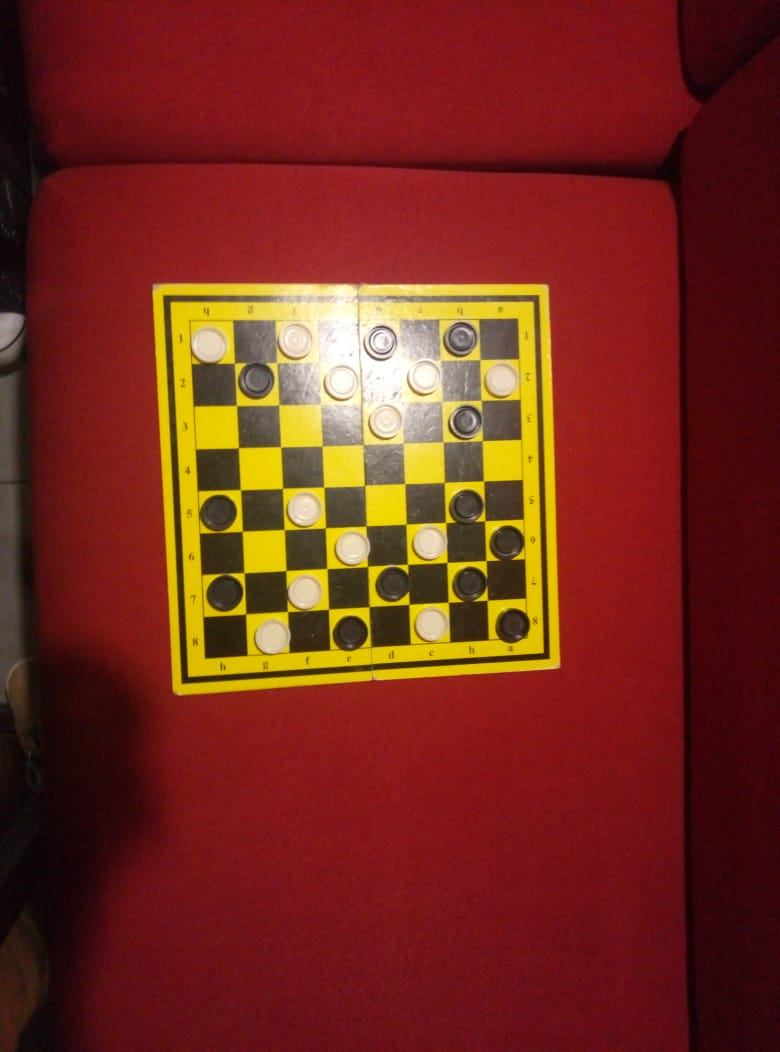
//> input picture ProjectABTO/ProjectABTO/Images/pr13.jpg, 780 x 1052 px
$ ./Source   (built with g++ and OpenCV 4)
//> lines starting //> are read from the running program, lines starting //| are printed output that depends on the picture; after the words box and inside, x2 and y2 are one past the last pixel; in counts of white or black regions, pixels touching at a corner belong together
#include <iostream>
#include <string>

#include <opencv2/core.hpp>
#include <opencv2/highgui.hpp>
#include <opencv2/imgproc.hpp>

#include "opencv2/imgproc.hpp"
#include "opencv2/highgui.hpp"
#include "opencv2/xfeatures2d.hpp"
#include "opencv2/features2d.hpp"
#include "opencv2/calib3d.hpp"

const std::string ImageFolder = "./Images/";

using namespace std;

//function to detect inner corners of chessboard
// [33 lines left out: functions findAndDrawCorners, SubLightnessColored, EqualizeHistColored, not called in this run]

//Draw and count circles on the picture
int DrawAndCountCircles(cv::Mat& img,vector<cv::Vec3f> circles)
{
	cv::Mat mask(img.size().height, img.size().width, CV_8UC1, cv::Scalar::all(0));
	cv::Mat mask2;
	for (size_t i = 0; i < circles.size(); i++)
	{
		cv::Vec3i c = circles[i];
		cv::Point center = cv::Point(c[0], c[1]);
		int radius = c[2];
		cv::circle(img, center, radius, cv::Scalar(255, 0, 255), 3, cv::LINE_AA);
		cv::circle(mask, center, radius, cv::Scalar(255, 255, 255), -1, cv::FILLED);
	}
	return cv::connectedComponents(mask, mask2);
}

//function to find contour with the biggest area
vector<cv::Point> FindContour(cv::Mat img)
{
	cv::Mat mask = img.clone();
	cv::cvtColor(mask, mask, CV_BGR2GRAY);

	cv::Canny(mask, mask, 100, 150, 3, false);
	cv::GaussianBlur(mask, mask, cv::Size(5, 5), 0);
	cv::equalizeHist(mask, mask);

	vector<std::vector<cv::Point>> contours;
	vector<cv::Vec4i> hierarchy;
	cv::findContours(mask, contours, hierarchy, cv::RetrievalModes::RETR_EXTERNAL, cv::CHAIN_APPROX_SIMPLE, cv::Point(0, 0));
	int ind = 0;
	for (int i = 0; i < contours.size(); i++)
	{
		if (cv::contourArea(contours[i]) > cv::contourArea(contours[ind]))
		{
			ind = i;
		}
		else { continue; }
	}
	return contours[ind];
}

//find rectangle contour of board method#1
vector<cv::Point> RectcontourApprox(vector<cv::Point> contour)
{
	cv::approxPolyDP(contour, contour, cv::arcLength(contour, true) / 15, true);
	return contour;
}

//find rectangle contour of board method#2
vector<cv::Point> RectcontourElipse(vector<cv::Point> contour)
{
	cv::Point2f box[4];
	cv::RotatedRect elips = cv::minAreaRect(contour);
	elips.points(box); // you can also use boundingRect() but it is not good
	vector<cv::Point> vec;
	for (int i = 0; i < 4; i++)
	{
		vec.push_back(box[i]);
	}
	return vec;
}

//Draw a lines from the points
void DrawLines(vector<cv::Point> vec, cv::Mat& img, cv::Scalar color)
{
	for (int i = 0; i < vec.size(); i++)
	{
		cv::line(img, vec[i], vec[(i + 1) % 4], color, 1, cv::LINE_AA);
	}
}

//Find and return circles detected on the image
vector<cv::Vec3f> FindCircles(cv::Mat& img)
{
	vector<cv::Vec3f> circles;
	cv::Mat mask;
	cv::cvtColor(img, mask, CV_BGR2GRAY);

	//cv::Canny(mask, mask, 50, 120, 3, false);

	cv::Mat SobelX;
	cv::Mat SobelY;
	cv::Scharr(mask, SobelX, -1, 1, 0);
	cv::Scharr(mask, SobelY, -1, 0, 1);
	mask = 0.5*SobelX + 0.5*SobelY;


	cv::GaussianBlur(mask, mask, cv::Size(3, 3), 0);
	cv::morphologyEx(mask, mask, cv::MORPH_CLOSE, cv::getStructuringElement(cv::MORPH_RECT,cv::Size(4,4)));

	cv::HoughCircles(mask, circles, CV_HOUGH_GRADIENT, 1, mask.rows / 10, 150, 20, 15, 27);

	return circles;
}

// Uses homography to transform board into rectangle
cv::Mat GetTransformed(vector<cv::Point> rect, cv::Mat& img)
{
	vector<cv::Point> square;
	square.push_back(cv::Point(0, 0));
	square.push_back(cv::Point((float)std::max(norm(rect[0] - rect[1]), norm(rect[2] - rect[3])), 0));
	square.push_back(cv::Point((float)std::max(norm(rect[0] - rect[1]), norm(rect[2] - rect[3])),
		(float)std::max(norm(rect[1] - rect[2]), norm(rect[3] - rect[0]))));
	square.push_back(cv::Point(0, (float)std::max(norm(rect[1] - rect[2]), norm(rect[3] - rect[0]))));

	cv::Mat transform = cv::findHomography(rect, square);
	cv::Mat res(cv::Size((int)square[1].x, (int)square[2].y), CV_8UC3);

	cv::warpPerspective(img, res, transform, res.size());
	cv::resize(res, res, cv::Size(440, 440));
	return res;
}

//Function to check if a checker stays on a board
bool isInRect(cv::Vec4i rect, cv::Point center)
{
	bool res = false;
	if ((rect[0] < center.x )&&( center.x < rect[1]) && (rect[2] < center.y)&&(center.y < rect[3]))
	{
		res = true;
	}
	return res;
}

//Draw board based on the image
void createMatBoard(cv::Mat img,cv::Mat& board, vector<cv::Vec3f> circles)
{
	int height = img.size().height;
	int width = img.size().width;
	int xstep = width / 8;
	int ystep = height / 8;

	cv::Vec4i rect(0,0,0,0);

	float t;

	for (int i = 0; i < 8; i++)
	{
		for (int j = 0; j < 8; j++)
		{
			rect[0] = i*xstep;
			rect[1] = (i+1)*xstep;
			rect[2] = j*ystep;
			rect[3] = (j+1)*ystep;
			for (int c = 0; c < circles.size(); c++)
			{
				if (isInRect(rect, cv::Point(circles[c][0], circles[c][1])))
				{
					t = img.at<cv::Vec3b>(cv::Point(circles[c][0], circles[c][1])).val[0];
					if (t > 150)
					{
						board.at<uchar>(cv::Point(i, j)) = 100;
					}
					else
					{
						board.at<uchar>(cv::Point(i, j)) = 40;
					}
				}
			}
		}
	}
}

void main(int, void*)
{
	cv::Mat chess = cv::imread(ImageFolder + "pr13.jpg"); // + 3,4,5,6,8,9,10,11,13
//> chess is the input picture: 1052 rows x 780 cols, CV_8UC3; mean B, G, R 28.9, 43.3, 118
	cv::Mat chesscontour = chess.clone();
	cv::Mat chesstransformed = chess.clone();
	int count;

	vector<cv::Point> contour = FindContour(chesscontour);
//> in FindContour, `cv::equalizeHist(mask, mask);`:
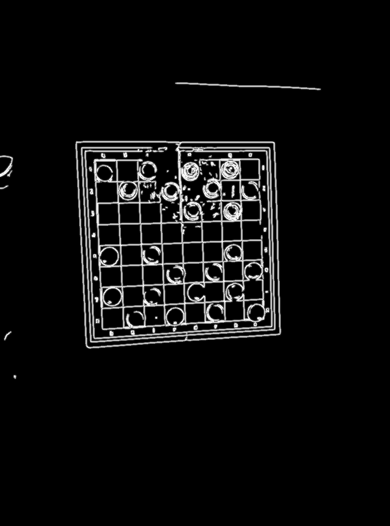
//> mask: 1052 rows x 780 cols, CV_8UC1 (shown at 1/2 size); min 0, max 255, mean 13
//> in FindContour, `cv::findContours(mask, contours, hierarchy, cv::RetrievalModes::RETR_E..`: contours = 6 contours; box (x1, y1, x2, y2) and area: (150, 281, 563, 698) 159304, (349, 164, 643, 181) 1220, (0, 310, 27, 355) 568, (7, 661, 24, 682) 137, (0, 369, 18, 379) 89, (26, 749, 34, 759) 56
//> the loop in FindContour, `for (int i = 0; i < contours.size(); i++)` made 6 passes
//> after the loop in FindContour, `for (int i = 0; i < contours.size(); i++)`: ind = 4
//> contour = contour of 139 points, box (x1, y1, x2, y2) (150, 281, 563, 698), area 159304
	vector<cv::Point> rect1 = RectcontourApprox(contour);
//> in RectcontourApprox, `cv::approxPolyDP(contour, contour, cv::arcLength(contour, true) / 15, ..`: contour = 4 Points (x, y): [151, 281], [173, 696], [561, 670], [550, 283]
//> rect1 has the same summary as contour in RectcontourApprox
	vector<cv::Point> rect2 = RectcontourElipse(contour);
//> in RectcontourElipse, `cv::RotatedRect elips = cv::minAreaRect(contour);`: elips = centre (359.2, 479.7), size (400.6, 417.2), angle -2.8
//> in RectcontourElipse, `elips.points(box);`: box = 4 Points (x, y): [169.3, 697.8], [149, 281.1], [549.1, 261.6], [569.5, 678.2]
//> rect2 = 4 Points (x, y): [169, 698], [149, 281], [549, 262], [569, 678]
	DrawLines(rect1, chesscontour, cv::Scalar(0, 0, 255));
//> the loop in DrawLines, `for (int i = 0; i < vec.size(); i++)` made 4 passes
	DrawLines(rect2, chesscontour, cv::Scalar(0, 255, 0));
//> call 2 of DrawLines, with color = Scalar(0, 255)
//> the loop in DrawLines (call 2), `for (int i = 0; i < vec.size(); i++)` made 4 passes
//> after the loop in DrawLines (call 2), `for (int i = 0; i < vec.size(); i++)`:
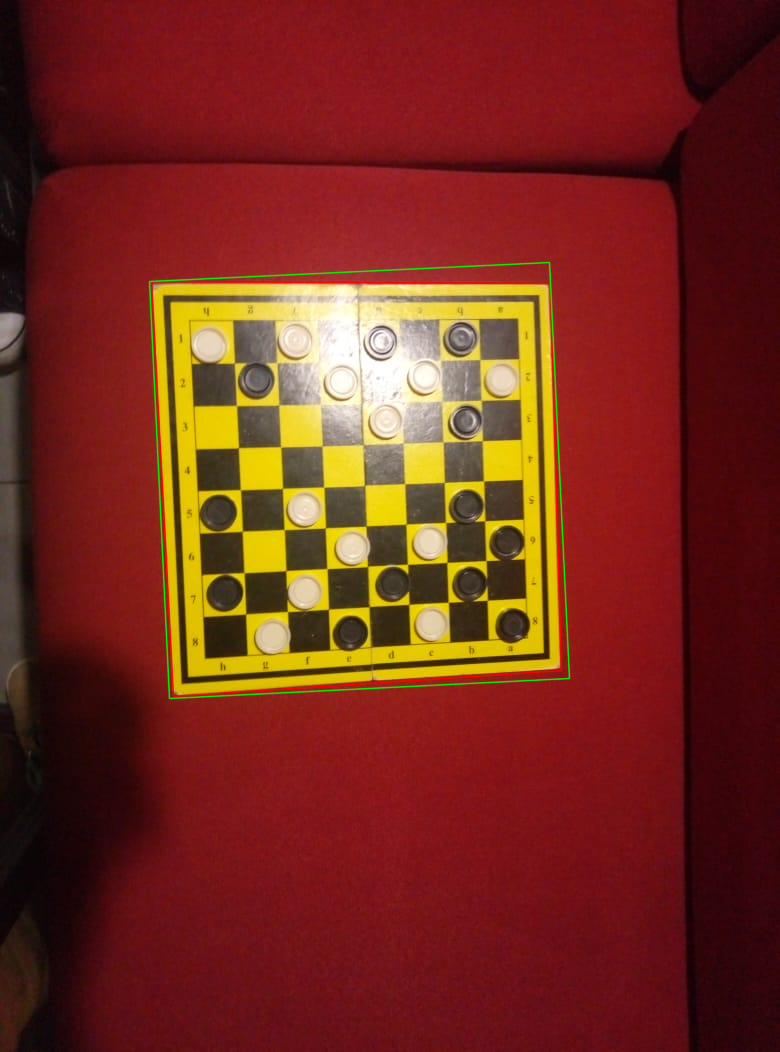
//> img: 1052 rows x 780 cols, CV_8UC3; mean B, G, R 28.7, 43.8, 117.9

	chesstransformed = GetTransformed(rect1, chesstransformed);
//> in GetTransformed, `square.push_back(cv::Point((float)std::max(norm(rect[0] - rect[1]), no..`: square = 2 Points (x, y): [0, 0], [415, 0]
//> in GetTransformed, `square.push_back(cv::Point((float)std::max(norm(rect[0] - rect[1]), no..`: square = 3 Points (x, y): [0, 0], [415, 0], [415, 399]
//> in GetTransformed, `square.push_back(cv::Point(0, (float)std::max(norm(rect[1] - rect[2]),..`: square = 4 Points (x, y): [0, 0], [415, 0], [415, 399], [0, 399]
//> in GetTransformed, `cv::Mat transform = cv::findHomography(rect, square);`: transform = [[-0.00469, 0.936, -262.4], [0.895, -0.0474, -121.8], [-0.000166, -5.04e-05, 1]]
	vector<cv::Vec3f> circles2 = FindCircles(chesstransformed);
//> in FindCircles, `cv::Scharr(mask, SobelX, -1, 1, 0);`:
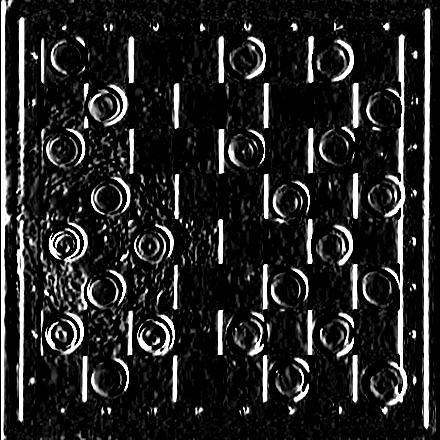
//> SobelX: 440 rows x 440 cols, CV_8UC1; min 0, max 255, mean 36.9
//> in FindCircles, `cv::Scharr(mask, SobelY, -1, 0, 1);`:
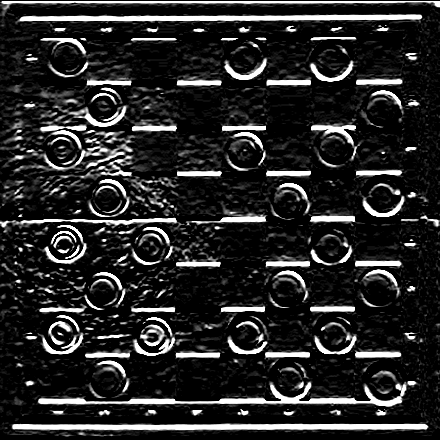
//> SobelY: 440 rows x 440 cols, CV_8UC1; min 0, max 255, mean 40.2
//> in FindCircles, `cv::morphologyEx(mask, mask, cv::MORPH_CLOSE, cv::getStructuringElemen..`:
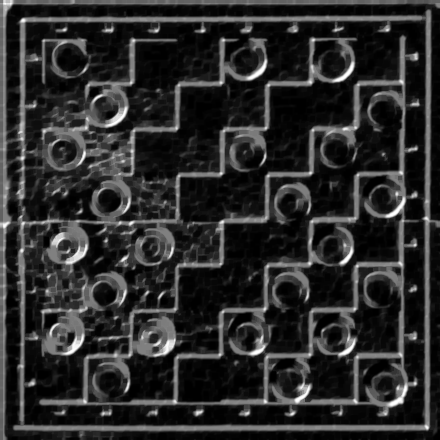
//> mask: 440 rows x 440 cols, CV_8UC1; min 0, max 255, mean 43.8
//> in FindCircles, `cv::HoughCircles(mask, circles, CV_HOUGH_GRADIENT, 1, mask.rows / 10, ..`: circles = 24 circles (x, y, radius), first 12: [331.5, 59.5, 22.8], [63.5, 147.5, 23], [152.5, 334.5, 23], [105.5, 105.5, 21.7], [103.5, 378.5, 26.4], [62.5, 243.5, 25.2], [244.5, 58.5, 21.8], [248.5, 333.5, 21.7], [286.5, 378.5, 25.2], [62.5, 332.5, 21.8], [385.5, 384.5, 23], [152.5, 244.5, 21.8]
//> circles2 = 24 items, first 12: [331.5, 59.5, 22.8], [63.5, 147.5, 23], [152.5, 334.5, 23], [105.5, 105.5, 21.7], [103.5, 378.5, 26.4], [62.5, 243.5, 25.2], [244.5, 58.5, 21.8], [248.5, 333.5, 21.7], [286.5, 378.5, 25.2], [62.5, 332.5, 21.8], [385.5, 384.5, 23], [152.5, 244.5, 21.8]
	count = DrawAndCountCircles(chesstransformed, circles2);
//> the loop in DrawAndCountCircles, `for (size_t i = 0; i < circles.size(); i++)` made 24 passes
//> (center, radius) on passes 1 to 8: (Point(332, 60), 23), (Point(64, 148), 23), (Point(152, 334), 23), (Point(106, 106), 22), (Point(104, 378), 26), (Point(62, 244), 25), (Point(244, 58), 22), (Point(248, 334), 22)
//> after the loop in DrawAndCountCircles, `for (size_t i = 0; i < circles.size(); i++)`:
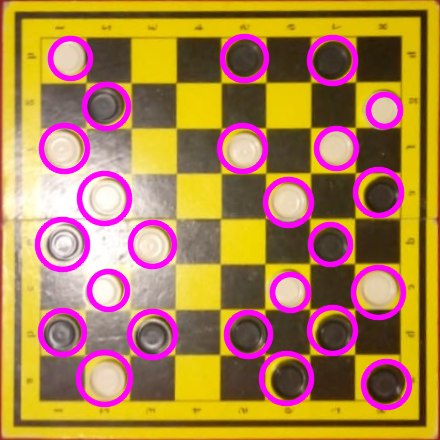
//> img: 440 rows x 440 cols, CV_8UC3; mean B, G, R 77.2, 130.8, 174.9
//> after the loop in DrawAndCountCircles, `for (size_t i = 0; i < circles.size(); i++)`:
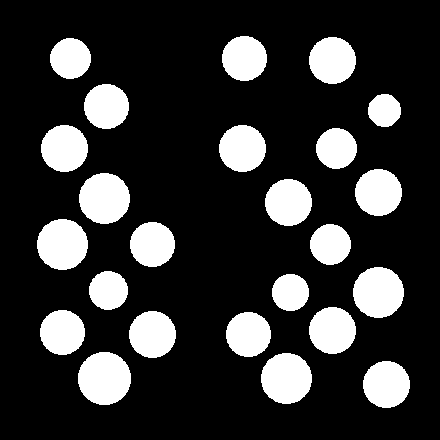
//> mask: 440 rows x 440 cols, CV_8UC1; 20.3% white; 24 white regions, largest, box (x1, y1, x2, y2) and area: (78, 352, 131, 405) 2215, (79, 173, 130, 224) 2041, (37, 219, 88, 270) 2041
//> count = 25
	cout << count - 1 << " right number of figures on the board" << endl;
//| 24 right number of figures on the board

	cv::Mat board(cv::Size(8, 8), CV_8UC1, cv::Scalar::all(0));
	createMatBoard(chesstransformed, board, circles2);
//> the loop in createMatBoard, `for (int i = 0; i < 8; i++)` made 8 passes
//> t on passes 1 to 8: 0, 111, 112, 112, 59, 40, 170, 170
//> after the loop in createMatBoard, `for (int i = 0; i < 8; i++)`: t = 170
	system("pause");
}

$ run again, with ProjectABTO/ProjectABTO/Images/pr10.jpg copied over ProjectABTO/ProjectABTO/Images/pr13.jpg
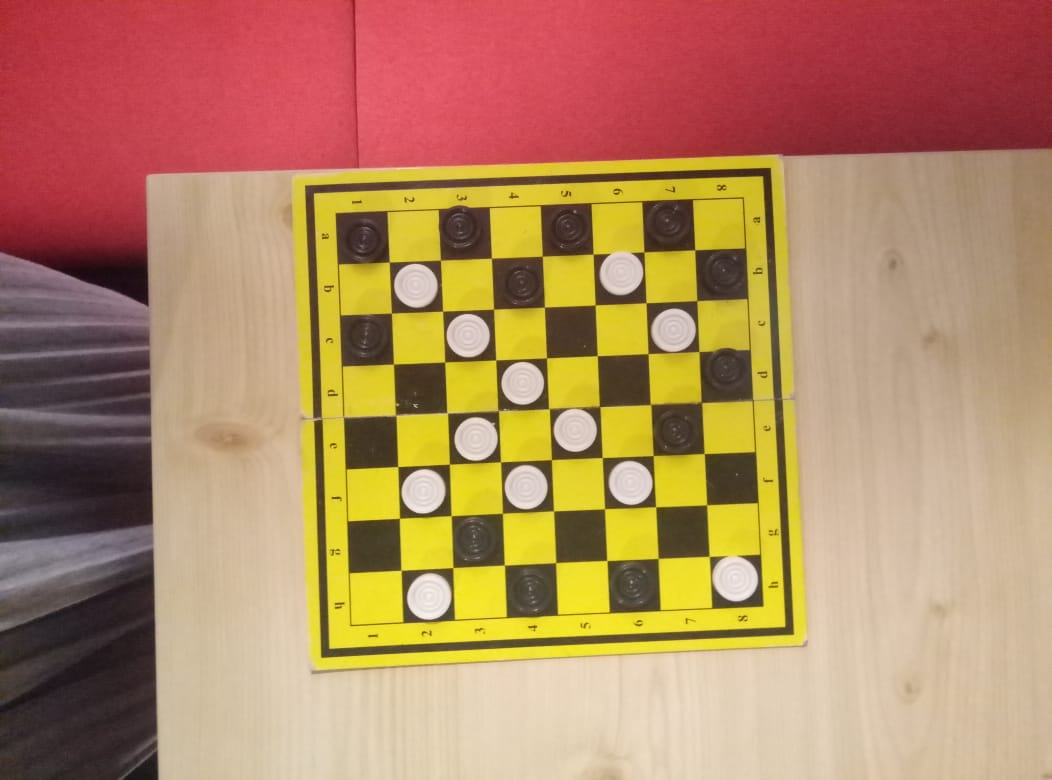
//> input picture ProjectABTO/ProjectABTO/Images/pr10.jpg, 1052 x 780 px
//> chess is the input picture: 780 rows x 1052 cols, CV_8UC3; mean B, G, R 98.6, 136, 179.1
//> contours = 9 contours; largest, box (x1, y1, x2, y2) and area: (299, 165, 796, 660) 224581, (0, 0, 1052, 309) 5789, (0, 325, 161, 780) 5721, (309, 638, 810, 677) 3269, (0, 586, 114, 634) 648
//> the loop in FindContour, `for (int i = 0; i < contours.size(); i++)` made 9 passes
//> after the loop in FindContour, `for (int i = 0; i < contours.size(); i++)`: ind = 7
//> `vector<cv::Point> contour = FindContour(chesscontour);`: contour = contour of 183 points, box (x1, y1, x2, y2) (299, 165, 796, 660), area 224581
//> in RectcontourApprox, `cv::approxPolyDP(contour, contour, cv::arcLength(contour, true) / 15, ..`: contour = 4 Points (x, y): [772, 166], [303, 183], [319, 659], [795, 636]
//> rect1 has the same summary as contour in RectcontourApprox
//> elips = centre (545.6, 409.9), size (493.7, 477.6), angle -2.8
//> box = 4 Points (x, y): [310.6, 660.3], [287.5, 183.3], [780.6, 159.4], [803.7, 636.4]
//> rect2 = 4 Points (x, y): [311, 660], [287, 183], [781, 159], [804, 636]
//> the loop in DrawLines, `for (int i = 0; i < vec.size(); i++)` made 4 passes
//> the loop in DrawLines (call 2), `for (int i = 0; i < vec.size(); i++)` made 4 passes
//> in GetTransformed, `square.push_back(cv::Point((float)std::max(norm(rect[0] - rect[1]), no..`: square = 2 Points (x, y): [0, 0], [476, 0]
//> in GetTransformed, `square.push_back(cv::Point((float)std::max(norm(rect[0] - rect[1]), no..`: square = 3 Points (x, y): [0, 0], [476, 0], [476, 476]
//> in GetTransformed, `square.push_back(cv::Point(0, (float)std::max(norm(rect[1] - rect[2]),..`: square = 4 Points (x, y): [0, 0], [476, 0], [476, 476], [0, 476]
//> transform = [[-1.01, 0.0495, 773], [0.0367, 1.01, -196.5], [-2.41e-05, 3.34e-05, 1]]
//> circles = 19 circles (x, y, radius), first 12: [147.5, 94.5, 17.4], [53.5, 385.5, 21.8], [244.5, 196.5, 21.6], [338.5, 97.5, 18.5], [290.5, 145.5, 17.4], [339.5, 291.5, 17.2], [246.5, 291.5, 22.8], [289.5, 246.5, 23], [101.5, 151.5, 21.8], [195.5, 239.5, 19.4], [338.5, 391.5, 20.5], [151.5, 390.5, 23.9]
//> circles2 = 19 items, first 12: [147.5, 94.5, 17.4], [53.5, 385.5, 21.8], [244.5, 196.5, 21.6], [338.5, 97.5, 18.5], [290.5, 145.5, 17.4], [339.5, 291.5, 17.2], [246.5, 291.5, 22.8], [289.5, 246.5, 23], [101.5, 151.5, 21.8], [195.5, 239.5, 19.4], [338.5, 391.5, 20.5], [151.5, 390.5, 23.9]
//> the loop in DrawAndCountCircles, `for (size_t i = 0; i < circles.size(); i++)` made 19 passes
//> (center, radius) on passes 1 to 8: (Point(148, 94), 17), (Point(54, 386), 22), (Point(244, 196), 22), (Point(338, 98), 18), (Point(290, 146), 17), (Point(340, 292), 17), (Point(246, 292), 23), (Point(290, 246), 23)
//> after the loop in DrawAndCountCircles, `for (size_t i = 0; i < circles.size(); i++)`:
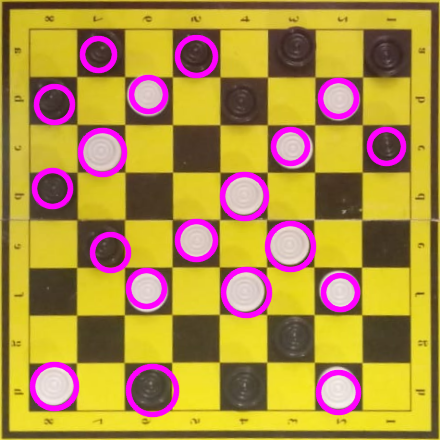
//> img: 440 rows x 440 cols, CV_8UC3; mean B, G, R 66.6, 144.7, 178.4
//> after the loop in DrawAndCountCircles, `for (size_t i = 0; i < circles.size(); i++)`:
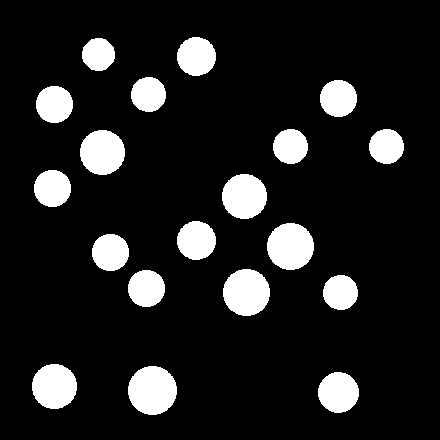
//> mask: 440 rows x 440 cols, CV_8UC1; 12.4% white; 19 white regions, largest, box (x1, y1, x2, y2) and area: (128, 366, 177, 415) 1881, (267, 223, 314, 270) 1735, (223, 269, 270, 316) 1735
//> count = 20
//| 19 right number of figures on the board
//> the loop in createMatBoard, `for (int i = 0; i < 8; i++)` made 8 passes
//> t on passes 1 to 8: 63, 42, 63, 197, 210, 201, 218, 218
//> after the loop in createMatBoard, `for (int i = 0; i < 8; i++)`: t = 218
